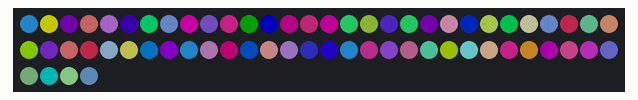
A program run on a simulated CircuitPython board. Shown: 64 RGB LEDs in strip order, left to right, continuing on the next row. Dim RGB values are drawn brighter than linear; random numbers come from a fixed seed.

Above: at 0.41 s.
At 4.42 s:
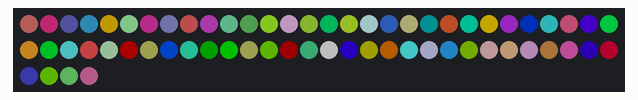
At 8.88 s:
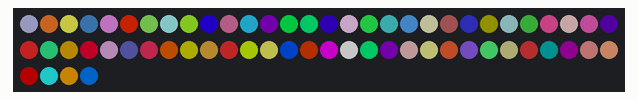
At 17.79 s:
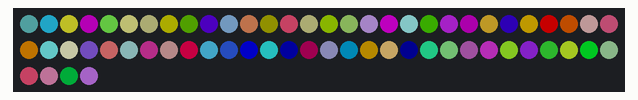
At 26.7 s:
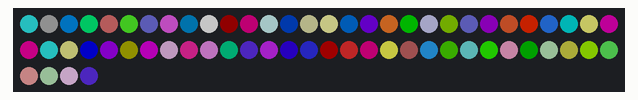
At 35.61 s:
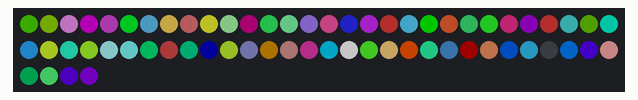

The program:

init_test_8x8_matrix.py
```python
import time
import random
import board
#import RPi.GPIO as GPIO
#import busio

import adafruit_dotstar as dotstar

# On-board DotStar for boards including Gemma, Trinket, and ItsyBitsy
dots = dotstar.DotStar(board.SCK, board.MOSI, 64, brightness=0.5)

# Using a DotStar Digital LED Strip with 30 LEDs connected to hardware SPI
# dots = dotstar.DotStar(board.SCK, board.MOSI, 30, brightness=0.2)

# Using a DotStar Digital LED Strip with 30 LEDs connected to digital pins
# dots = dotstar.DotStar(board.D6, board.D5, 30, brightness=0.2)


# HELPERS
# a random color 0 -> 224
def random_color():
    return random.randrange(0, 7) * 32


# MAIN LOOP
n_dots = len(dots)
while True:
    #print("hello")
    # Fill each dot with a random color
    for dot in range(n_dots):
        dots[dot] = (random_color(), random_color(), random_color())

    time.sleep(0.25)
```

Measured:
- what the display in image 1 shows lasts 0.5 s, from 4.2 s to 4.7 s
